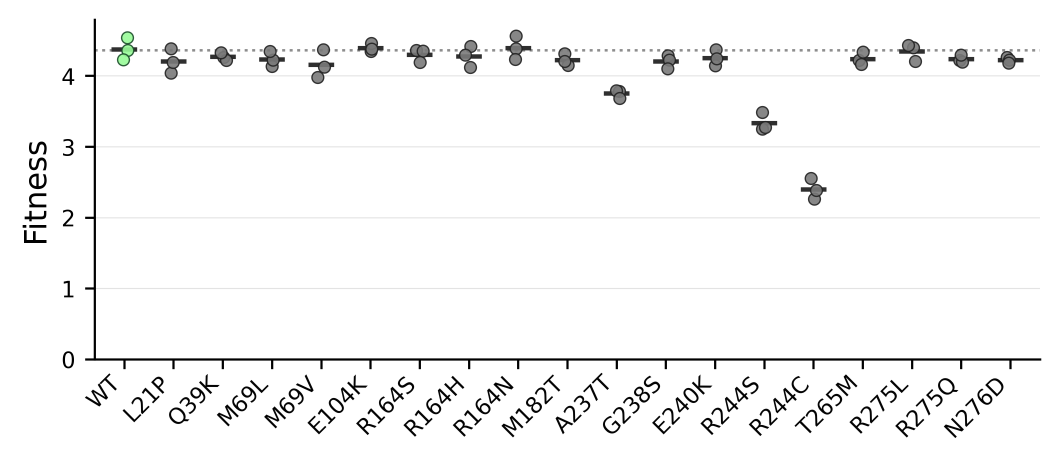
#> input picture figures/_compose/panel_A_dist.png, 3179 x 1383 px (shown at 1/3 size)
$ python compose_figure4.py
#> lines starting #> are read from the running program, lines starting #| are printed output that depends on the picture
"""Compose manuscript Figure 4 from the eight rendered panels.

Layout (Nature double-column, 180 mm):
  row 1:  (A) AMP single mutants | (B) AZT single mutants
  row 2:  (C) AMP heat-map | (D) AZT heat-map | [ (G) R² / (H) ρ stacked ]
  row 3:  (E) AMP measured-vs-predicted density grid  (full width)
  row 4:  (F) AZT measured-vs-predicted density grid  (full width)
Panel letters are bold parenthesised Helvetica Neue, matching Figure 1.
"""
from __future__ import annotations

from pathlib import Path

import matplotlib
matplotlib.use("Agg")
import matplotlib.pyplot as plt
from PIL import Image

import figstyle

FIG = Path(__file__).resolve().parent.parent
OUT = Path(__file__).resolve().parent / "Figure_4_composite.png"

P = {
    # Panels A/B show per-replicate distributions (n = 3), consistent with
    # the Figure 4A/B caption.
    "A": "_compose/panel_A_dist.png",
    "B": "_compose/panel_B_dist.png",
    "C": "main/Figure 4C. Double mutants fitness AMP.png",
    "D": "main/Figure 4D. Double mutants fitness AZT.png",
    "E": "main/Figure 4E. AMP density grid.png",
    "F": "main/Figure 4F. AZT density grid.png",
    "G": "_compose/panel_G.png",
    "H": "_compose/panel_H.png",
}
img = {k: Image.open(FIG / v).convert("RGB") for k, v in P.items()}
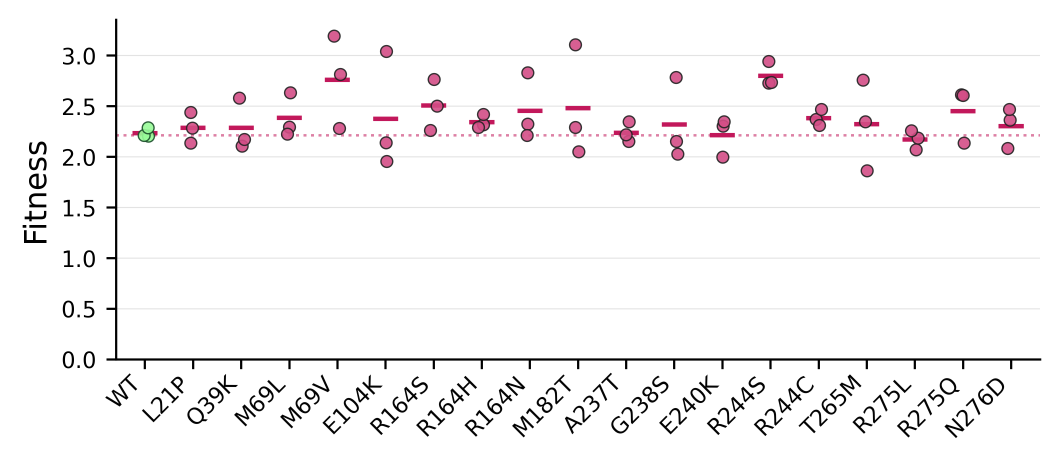
#> input picture figures/_compose/panel_B_dist.png, 3179 x 1383 px (shown at 1/3 size)
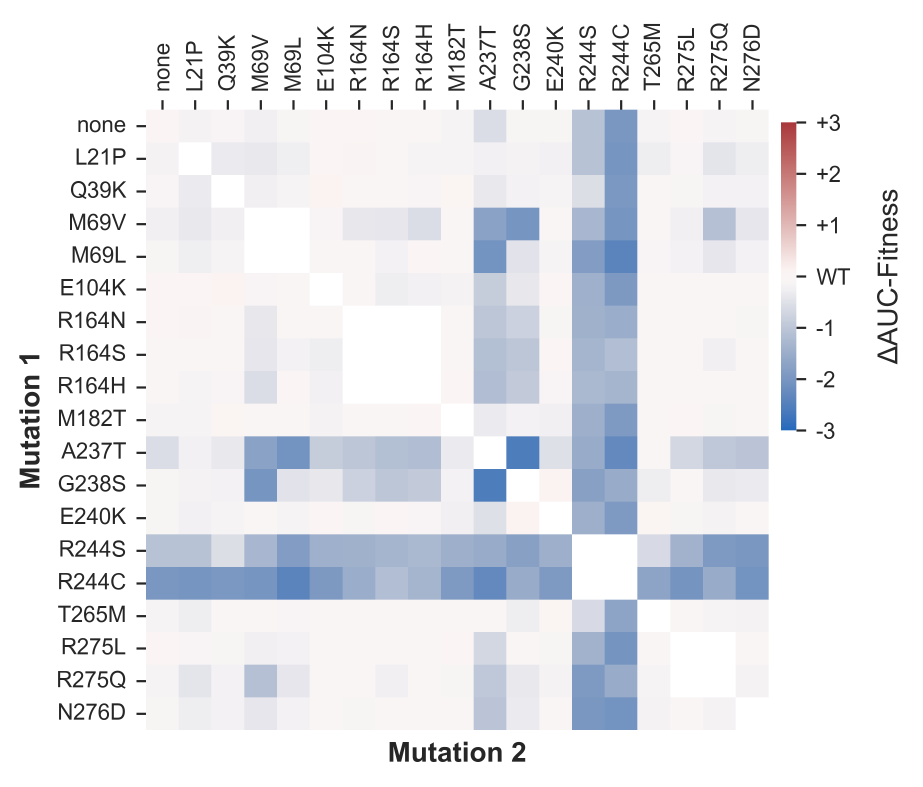
#> input picture figures/main/Figure 4C. Double mutants fitness AMP.png, 2769 x 2361 px (shown at 1/3 size)
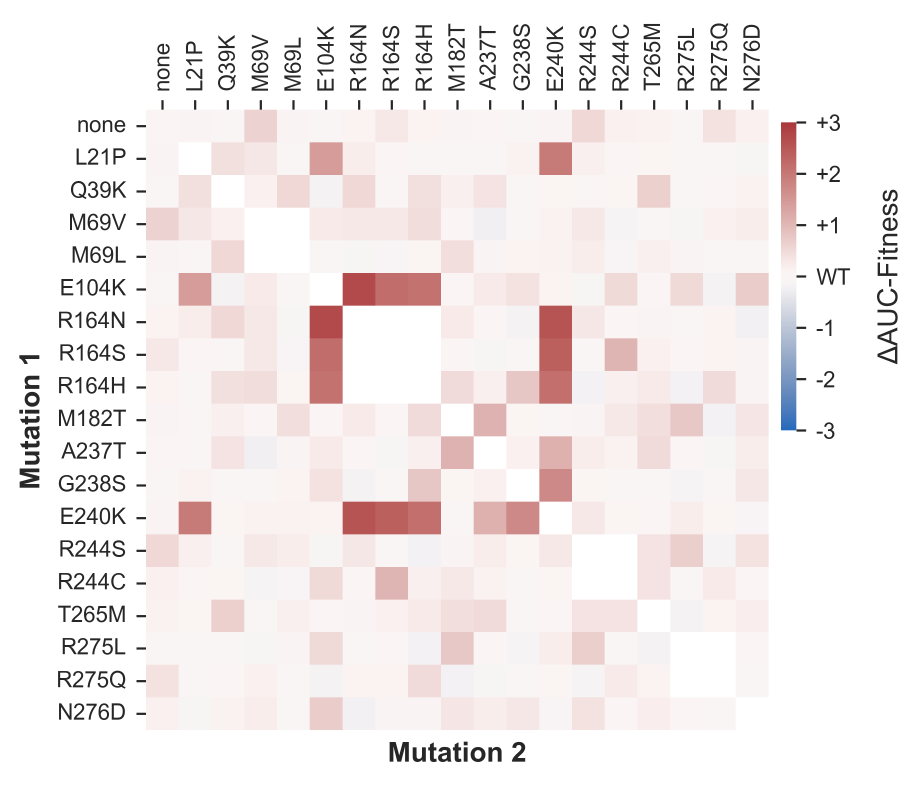
#> input picture figures/main/Figure 4D. Double mutants fitness AZT.png, 2769 x 2361 px (shown at 1/3 size)
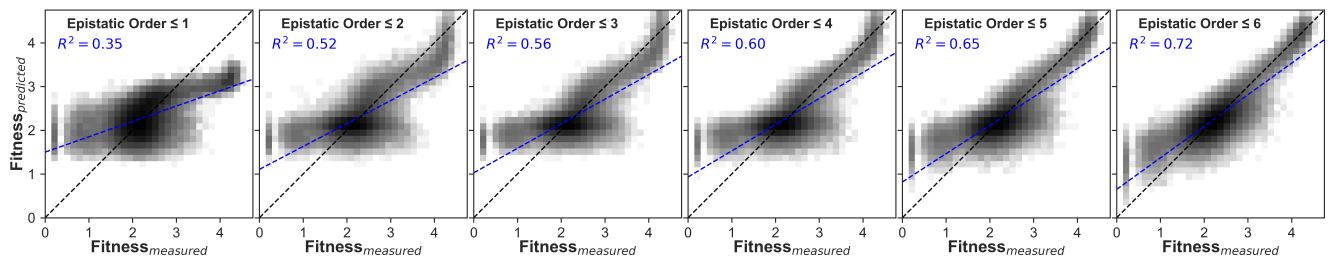
#> input picture figures/main/Figure 4E. AMP density grid.png, 8006 x 1593 px (shown at 1/6 size)
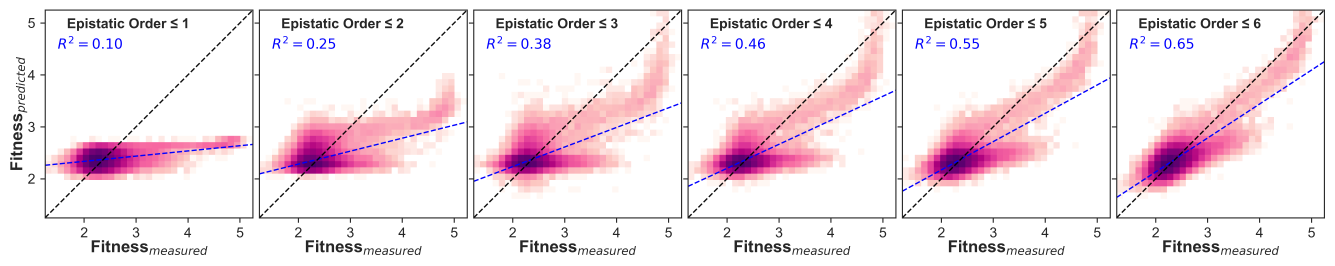
#> input picture figures/main/Figure 4F. AZT density grid.png, 8006 x 1593 px (shown at 1/6 size)
#> (the run stopped early here; a loop or call above may not have finished)
